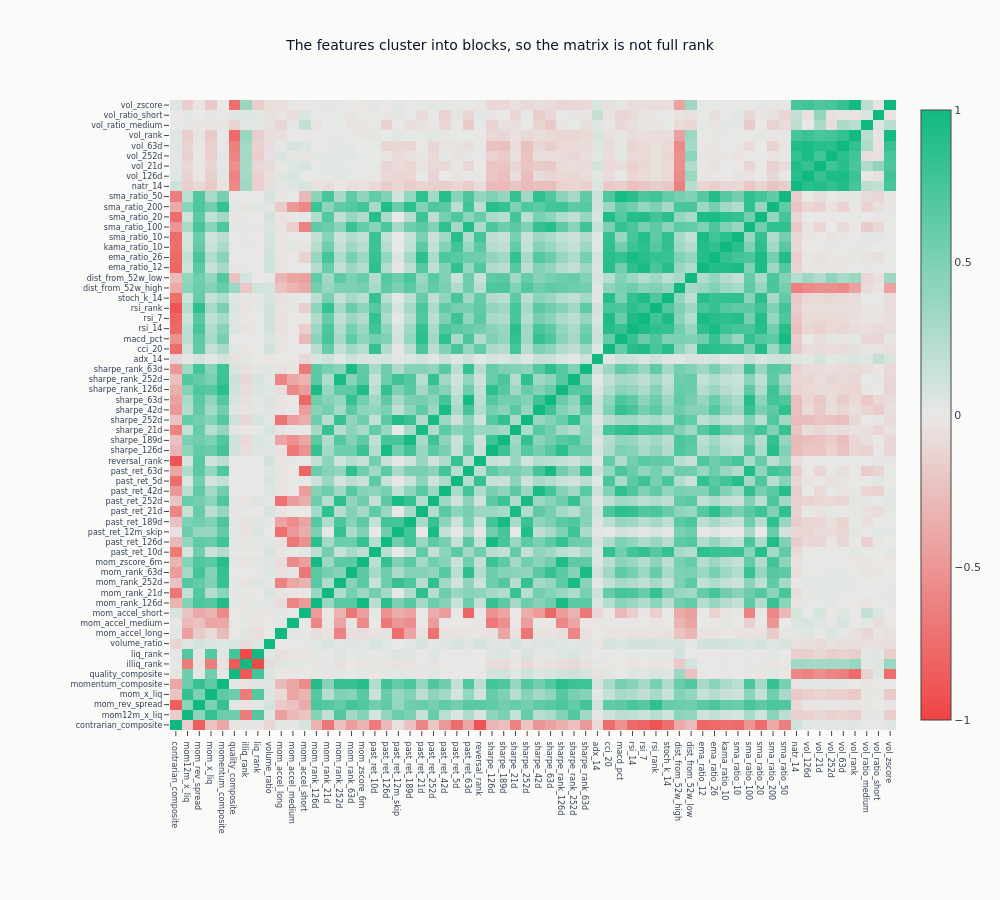

Notebook source saved alongside this figure:
### Markdown cell above
### Pairwise feature correlation

Sixty-odd features built from one price series are not sixty-odd signals. The heatmap is
ordered by family, so the blocks along the diagonal are the horizons of one construction
and the off-diagonal blocks are where two families measure the same thing. Every twentieth
date is sampled: a Spearman matrix over every row of the development panel costs hours and
moves nothing here, because what the figure has to establish is block structure.

### Code cell
_sample_dates = eval_df["timestamp"].unique().sort().gather_every(20)
_corr_order = [
    f
    for f, _ in sorted(
        ((c, assign_feature_family(c)) for c in feature_cols), key=lambda p: (p[1], p[0])
    )
]
_corr_data = (
    eval_df.filter(pl.col("timestamp").is_in(_sample_dates))
    .select(_corr_order)
    .to_pandas()
    .corr(method="spearman")
)

high_corr_pairs = [
    (f1, f2, float(_corr_data.iloc[i, j]))
    for i, f1 in enumerate(_corr_data.columns)
    for j, f2 in enumerate(_corr_data.columns)
    if i < j and abs(_corr_data.iloc[i, j]) > REDUNDANT_CORR
]
print(
    f"Sampled {len(_sample_dates):,} of {eval_df['timestamp'].n_unique():,} dates | feature pairs "
    f"correlated above {REDUNDANT_CORR}: {len(high_corr_pairs):,} of "
    f"{len(feature_cols) * (len(feature_cols) - 1) // 2:,}"
)

fig = go.Figure(
    data=go.Heatmap(
        z=_corr_data.values,
        x=_corr_data.columns.tolist(),
        y=_corr_data.columns.tolist(),
        colorscale=ml4t_diverging(),
        zmid=0,
        zmin=-1,
        zmax=1,
    )
)
fig.update_layout(
    title="The features cluster into blocks, so the matrix is not full rank",
    height=900,
    width=1000,
    xaxis=dict(tickfont=dict(size=8)),
    yaxis=dict(tickfont=dict(size=8)),
    margin=dict(l=170, b=170),
)
fig.show()

### Figure 1 — Plotly figure (JSON) as saved in the notebook; plotly's stock layout.template omitted (floating-point values rounded to 4 significant figures; data arrays with more than 128 entries replaced by an {"elided": "..."} marker saying what was removed)
{"data": [{"colorscale": [[0.0, "#ef4444"], [0.5, "#e8e8e6"], [1.0, "#10b981"]], "type": "heatmap", "x": ["contrarian_composite", "mom12m_x_liq", "mom_rev_spread", "mom_x_liq", "momentum_composite", "quality_composite", "illiq_rank", "liq_rank", "volume_ratio", "mom_accel_long", "mom_accel_medium", "mom_accel_short", "mom_rank_126d", "mom_rank_21d", "mom_rank_252d", "mom_rank_63d", "mom_zscore_6m", "past_ret_10d", "past_ret_126d", "past_ret_12m_skip", "past_ret_189d", "past_ret_21d", "past_ret_252d", "past_ret_42d", "past_ret_5d", "past_ret_63d", "reversal_rank", "sharpe_126d", "sharpe_189d", "sharpe_21d", "sharpe_252d", "sharpe_42d", "sharpe_63d", "sharpe_rank_126d", "sharpe_rank_252d", "sharpe_rank_63d", "adx_14", "cci_20", "macd_pct", "rsi_14", "rsi_7", "rsi_rank", "stoch_k_14", "dist_from_52w_high", "dist_from_52w_low", "ema_ratio_12", "ema_ratio_26", "kama_ratio_10", "sma_ratio_10", "sma_ratio_100", "sma_ratio_20", "sma_ratio_200", "sma_ratio_50", "natr_14", "vol_126d", "vol_21d", "vol_252d", "vol_63d", "vol_rank", "vol_ratio_medium", "vol_ratio_short", "vol_zscore"], "y": ["contrarian_composite", "mom12m_x_liq", "mom_rev_spread", "mom_x_liq", "momentum_composite", "quality_composite", "illiq_rank", "liq_rank", "volume_ratio", "mom_accel_long", "mom_accel_medium", "mom_accel_short", "mom_rank_126d", "mom_rank_21d", "mom_rank_252d", "mom_rank_63d", "mom_zscore_6m", "past_ret_10d", "past_ret_126d", "past_ret_12m_skip", "past_ret_189d", "past_ret_21d", "past_ret_252d", "past_ret_42d", "past_ret_5d", "past_ret_63d", "reversal_rank", "sharpe_126d", "sharpe_189d", "sharpe_21d", "sharpe_252d", "sharpe_42d", "sharpe_63d", "sharpe_rank_126d", "sharpe_rank_252d", "sharpe_rank_63d", "adx_14", "cci_20", "macd_pct", "rsi_14", "rsi_7", "rsi_rank", "stoch_k_14", "dist_from_52w_high", "dist_from_52w_low", "ema_ratio_12", "ema_ratio_26", "kama_ratio_10", "sma_ratio_10", "sma_ratio_100", "sma_ratio_20", "sma_ratio_200", "sma_ratio_50", "natr_14", "vol_126d", "vol_21d", "vol_252d", "vol_63d", "vol_rank", "vol_ratio_medium", "vol_ratio_short", "vol_zscore"], "z": {"elided": "62x62 float values"}, "zmax": 1, "zmid": 0, "zmin": -1}], "layout": {"height": 900, "margin": {"b": 170, "l": 170}, "title": {"text": "The features cluster into blocks, so the matrix is not full rank"}, "width": 1000, "xaxis": {"tickfont": {"size": 8}}, "yaxis": {"tickfont": {"size": 8}}}}
